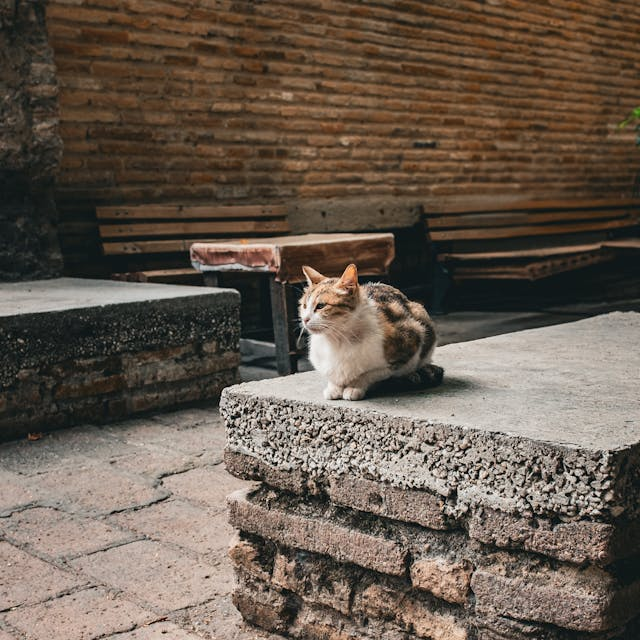
#> input picture Blurring/Cat.jpg, 640 x 640 px, found by its file name
$ python Blurring.py
#> lines starting #> are read from the running program, lines starting #| are printed output that depends on the picture
import os
import cv2

img = cv2.imread(os.path.join('.','Blurring','Cat.jpg'))
#> img is the input picture: shape (640, 640, 3); mean B, G, R 78.7, 90.8, 103.9


k_size=7
img_blur = cv2.blur(img,(k_size,k_size))
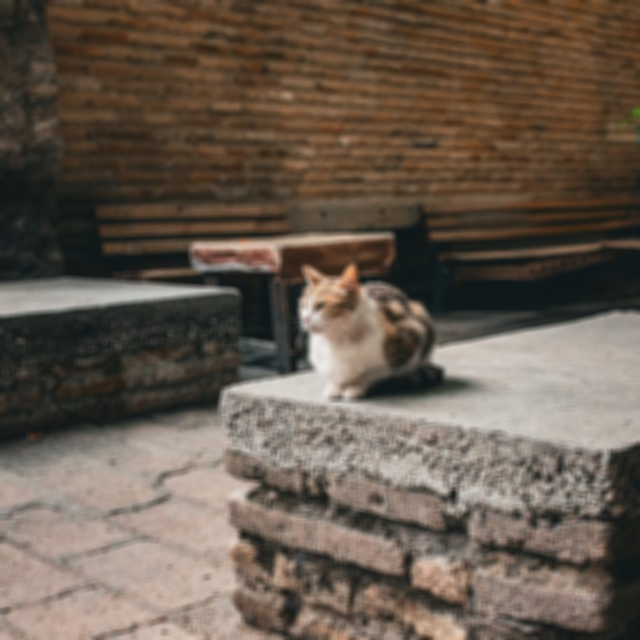
#> img_blur: shape (640, 640, 3); mean B, G, R 78.7, 90.8, 103.9
Gaussan_blur = cv2.GaussianBlur(img,(k_size,k_size),3)
Median_blur = cv2.medianBlur(img,k_size)

cv2.imshow('image',img)
cv2.imshow("img_blur",img_blur)
cv2.imshow("Gaussian_blur",Gaussan_blur)
cv2.imshow("Median_blur",Median_blur)
cv2.waitKey(0)
